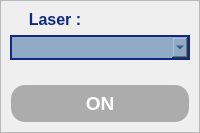
                           <widget class="QFrame" name="offlaserFrame">
                            <property name="styleSheet">
                             <string notr="true"/>
                            </property>
                            <property name="frameShape">
                             <enum>QFrame::Shape::StyledPanel</enum>
                            </property>
                            <property name="frameShadow">
                             <enum>QFrame::Shadow::Raised</enum>
                            </property>
                            <layout class="QVBoxLayout" name="verticalLayout_46" stretch="2,1">
                             <property name="spacing">
                              <number>6</number>
                             </property>
                             <property name="leftMargin">
                              <number>0</number>
                             </property>
                             <property name="topMargin">
                              <number>0</number>
                             </property>
                             <property name="rightMargin">
                              <number>0</number>
                             </property>
                             <property name="bottomMargin">
                              <number>0</number>
                             </property>
                             <item>
                              <widget class="QWidget" name="widget_9" native="true">
                               <layout class="QVBoxLayout" name="verticalLayout_47" stretch="1,3">
                                <property name="leftMargin">
                                 <number>9</number>
                                </property>
                                <item>
                                 <widget class="QLabel" name="label_17">
                                  <property name="minimumSize">
                                   <size>
                                    <width>50</width>
                                    <height>0</height>
                                   </size>
                                  </property>
                                  <property name="maximumSize">
                                   <size>
                                    <width>90</width>
                                    <height>16777215</height>
                                   </size>
                                  </property>
                                  <property name="styleSheet">
                                   <string notr="true">QLabel {
    color: rgb(16, 42, 131);
    font-weight: bold;
    font-size: 16px;
    border: none;
}</string>
                                  </property>
                                  <property name="text">
                                   <string>Laser :</string>
                                  </property>
                                  <property name="alignment">
                                   <set>Qt::AlignmentFlag::AlignCenter</set>
                                  </property>
                                 </widget>
                                </item>
                                <item>
                                 <widget class="QComboBox" name="offlaserComboBox">
                                  <property name="sizePolicy">
                                   <sizepolicy hsizetype="Expanding" vsizetype="Expanding">
                                    <horstretch>0</horstretch>
                                    <verstretch>0</verstretch>
                                   </sizepolicy>
                                  </property>
                                  <property name="minimumSize">
                                   <size>
                                    <width>60</width>
                                    <height>25</height>
                                   </size>
                                  </property>
                                  <property name="maximumSize">
                                   <size>
                                    <width>16777215</width>
                                    <height>30</height>
                                   </size>
                                  </property>
                                  <property name="font">
                                   <font>
                                    <pointsize>12</pointsize>
                                   </font>
                                  </property>
                                  <property name="styleSheet">
                                   <string notr="true">QComboBox {
	background-color: rgb(144, 170, 197);
    border: 2px solid rgb(16, 42, 131);
	color: rgb(16, 42, 131);
}

QComboBox QAbstractItemView {
	background-color: rgb(144, 170, 197);
	selection-background-color: #A0D0F0;
	color: rgb(16, 42, 131);
}</string>
                                  </property>
                                 </widget>
                                </item>
                               </layout>
                              </widget>
                             </item>
                             <item>
                              <widget class="QWidget" name="widget_17" native="true">
                               <layout class="QHBoxLayout" name="horizontalLayout_51">
                                <item>
                                 <widget class="QPushButton" name="offlaserPushButton">
                                  <property name="enabled">
                                   <bool>false</bool>
                                  </property>
                                  <property name="sizePolicy">
                                   <sizepolicy hsizetype="Expanding" vsizetype="Expanding">
                                    <horstretch>0</horstretch>
                                    <verstretch>0</verstretch>
                                   </sizepolicy>
                                  </property>
                                  <property name="minimumSize">
                                   <size>
                                    <width>110</width>
                                    <height>0</height>
                                   </size>
                                  </property>
                                  <property name="maximumSize">
                                   <size>
                                    <width>16777215</width>
                                    <height>150</height>
                                   </size>
                                  </property>
                                  <property name="font">
                                   <font>
                                    <pointsize>14</pointsize>
                                    <bold>true</bold>
                                   </font>
                                  </property>
                                  <property name="styleSheet">
                                   <string notr="true">QPushButton {
	color: rgb(255, 255, 255);	
	background-color: rgb(16, 42, 131);
	border-color: transparent;
	border-style: outset;
	border-radius: 15px;
	border-width: 2px;
	padding: 6px;
}

QPushButton:hover {
	color: rgb(16, 42, 131);
	background-color: rgb(167, 198, 229);
	border-color: rgb(16, 42, 131);
}

QPushButton:disabled {
	background-color: rgb(172, 172, 172);
}</string>
                                  </property>
                                  <property name="text">
                                   <string>ON</string>
                                  </property>
                                 </widget>
                                </item>
                               </layout>
                              </widget>
                             </item>
                            </layout>
                           </widget>
